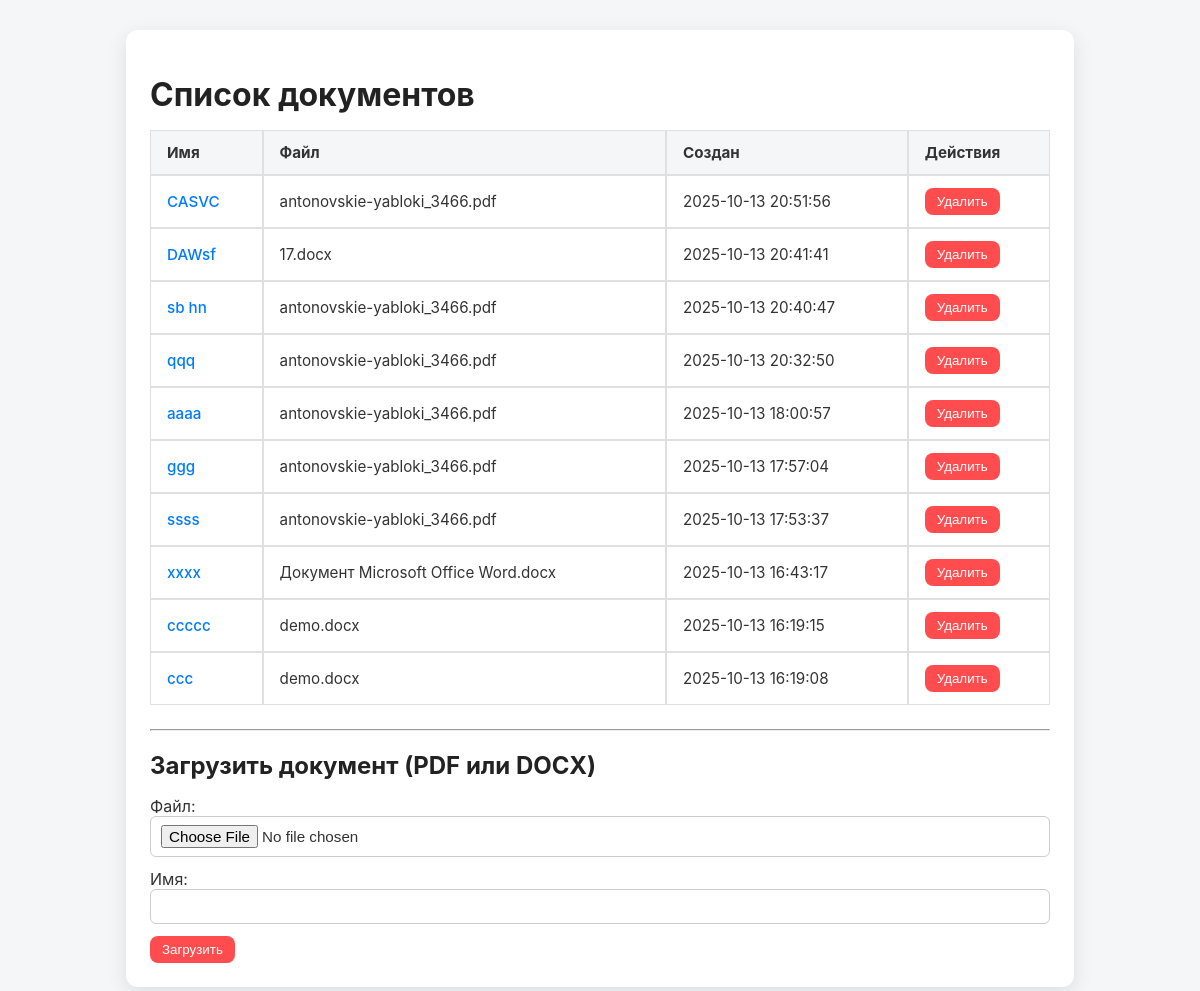
Before: / with the older database file.
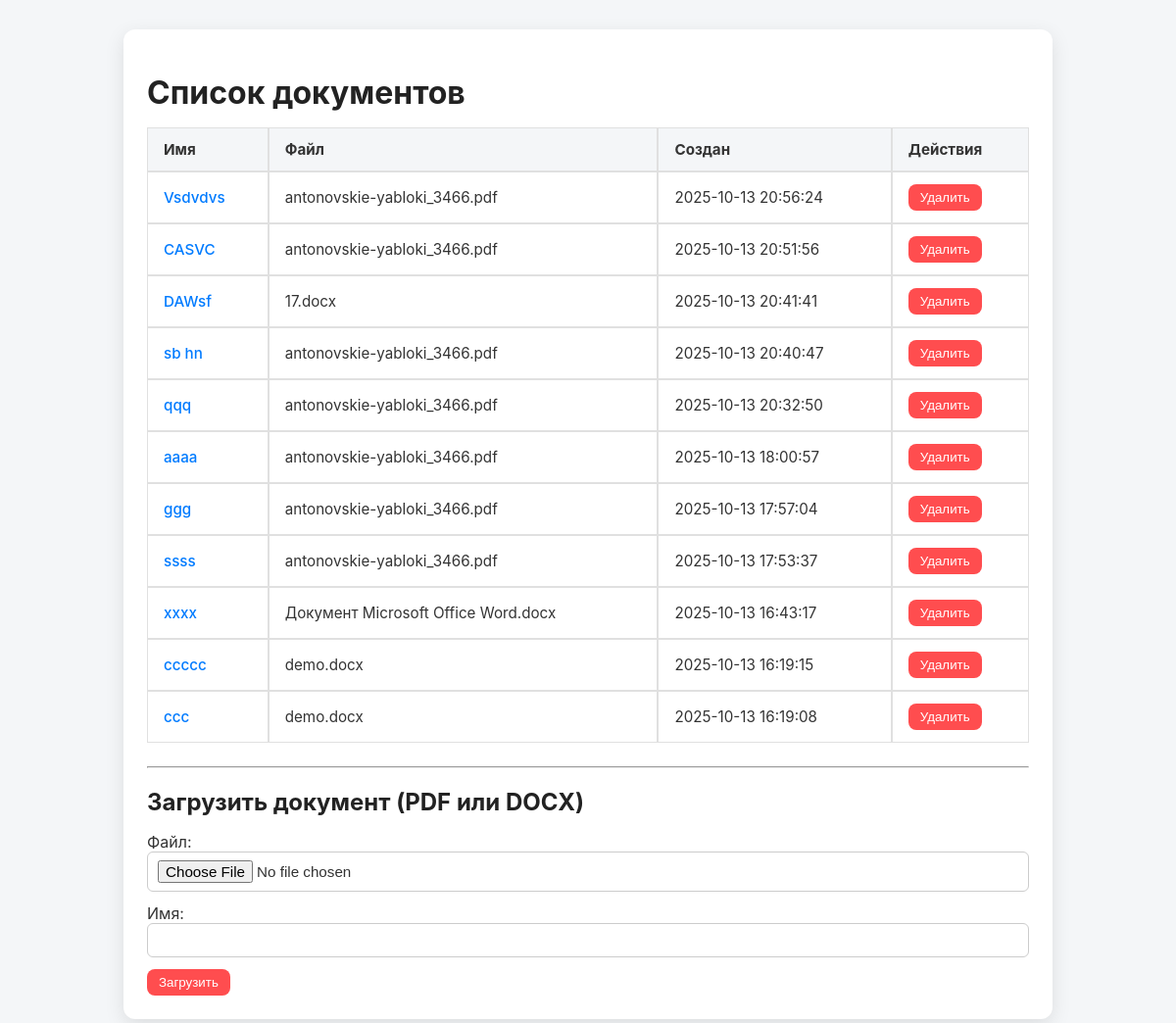
After: the same page with the newer database file.
### models.py (models this page shows)
class TextDocument(Base):
    __tablename__ = "text_documents"
    id = Column(Integer, primary_key=True, autoincrement=True)
    file_name = Column(String, nullable=False)
    name = Column(String, nullable=False, unique=True)
    original_text = Column(String, nullable=False)
    summary_json = Column(JSON, nullable=False)
    created_at = Column(DateTime(timezone=True), server_default=func.now())

### web_routes.py (the view)
@router.get("/", response_class=HTMLResponse)
async def index(request: Request, service: DocumentService = Depends(get_document_service)):
    docs = await service.list_documents_info()
    return request.app.templates.TemplateResponse(
        "index.html",
        {
            "request": request,
            "documents": docs
        }
    )

### templates/index.html (shortened to what this page needs)
{% extends "base.html" %}
{% block content %}
  <h1>Список документов</h1>
  {% if documents %}
    <table class="docs">
      <thead>
        <tr><th>Имя</th><th>Файл</th><th>Создан</th><th>Действия</th></tr>
      </thead>
      <tbody>
      {% for d in documents %}
        <tr>
          <td><a href="/documents/{{ d.id }}">{{ d.name }}</a></td>
          <td>{{ d.file_name }}</td>
          <td>{{ d.created_at or "-" }}</td>
          <td>
            <form action="/documents/{{ d.id }}/delete" method="post" style="display:inline">
              <button type="submit" onclick="return confirm('Удалить {{ d.name }}?')">Удалить</button>
            </form>
          </td>
        </tr>
      {% endfor %}
      </tbody>
    </table>
  {% else %}
    <p>Документов пока нет.</p>
  {% endif %}
  <hr/>
  <h2>Загрузить документ (PDF или DOCX)</h2>
  <form action="/documents/upload" method="post" enctype="multipart/form-data">
    <label>Файл:<br/>
      <input type="file" name="file" accept=".pdf,.docx" required>
    </label>
    <br/>
    <label>Имя:<br/>
      <input type="text" name="name" style="width: 100%" required>
    </label>
    <br/>
    <button type="submit">Загрузить</button>
  </form>
{% endblock %}

### templates/base.html (shortened to what this page needs)
<!doctype html>
<html lang="ru">
<head>
  <link rel="stylesheet" href="/static/styles.css">
</head>
<body>
  <div class="container">
    {% block content %}{% endblock %}
  </div>
</body>
</html>

### static/styles.css (style rules this page uses)
body { font-family: 'Inter', sans-serif; background: #f4f6f8; color: #333; margin: 0; padding: 0; }
.container { max-width: 900px; margin: 30px auto; background: #fff; padding: 24px; border-radius: 12px; box-shadow: 0 6px 20px rgba(0,0,0,0.08); }
h1, h2, h3 { color: #222; margin-bottom: 16px; }
button { background: linear-gradient(135deg, #4f9cff, #0066ff); color: white; padding: 6px 12px; border-radius: 8px; border: none; cursor: pointer; transition: all 0.3s; font-weight: 500; }
button.delete-btn, button[type="submit"] { background: #ff4d4f; }
.docs { width: 100%; border-collapse: separate; border-spacing: 0; font-size: 0.95rem; margin-bottom: 24px; }
.docs th, .docs td { border: 1px solid #e0e0e0; padding: 12px 16px; text-align: left; transition: background 0.3s; }
.docs th { background: #f4f6f8; }
.docs a { text-decoration: none; color: #007bff; font-weight: 500; }
form { margin-top: 16px; }
input[type="text"], input[type="file"] { width: 100%; padding: 8px 10px; border-radius: 6px; border: 1px solid #ccc; margin-bottom: 12px; font-size: 0.95rem; box-sizing: border-box; }
.container { max-width: 900px; margin: 30px auto; background: #fff; padding: 24px; border-radius: 12px; box-shadow: 0 6px 20px rgba(0,0,0,0.1); }

Changed rows visible on the page:
added TextDocument: name "Vsdvdvs", file_name "antonovskie-yabloki_3466.pdf", created_at "2025-10-13 20:56:24"
